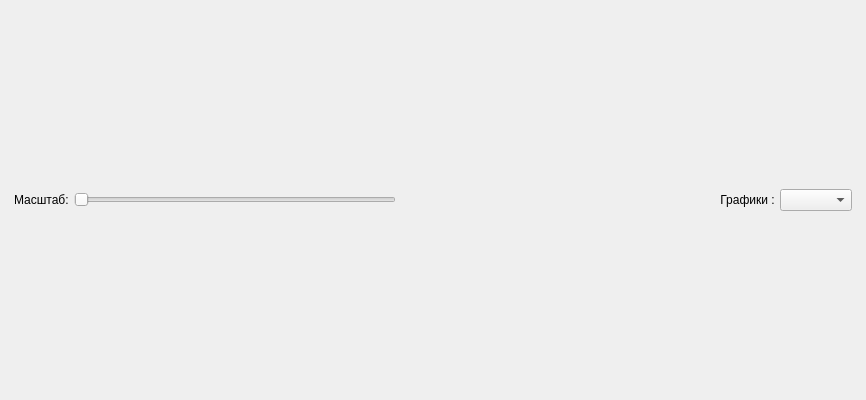
<?xml version="1.0" encoding="UTF-8"?>
<ui version="4.0">
 <class>Dialog_charts</class>
 <widget class="QDialog" name="Dialog_charts">
  <property name="geometry">
   <rect>
    <x>0</x>
    <y>0</y>
    <width>866</width>
    <height>400</height>
   </rect>
  </property>
  <property name="windowTitle">
   <string>Графики погоды</string>
  </property>
  <property name="styleSheet">
   <string notr="true">font: italic 12pt &quot;Sans Serif&quot;;</string>
  </property>
  <layout class="QVBoxLayout" name="verticalLayout_2">
   <item>
    <layout class="QVBoxLayout" name="verticalLayout" stretch="0">
     <property name="spacing">
      <number>2</number>
     </property>
     <item>
      <layout class="QHBoxLayout" name="horizontalLayout" stretch="0,1,1,0,0">
       <property name="leftMargin">
        <number>3</number>
       </property>
       <property name="topMargin">
        <number>3</number>
       </property>
       <property name="rightMargin">
        <number>3</number>
       </property>
       <property name="bottomMargin">
        <number>3</number>
       </property>
       <item>
        <widget class="QLabel" name="label_2">
         <property name="text">
          <string>Масштаб: </string>
         </property>
        </widget>
       </item>
       <item>
        <widget class="QSlider" name="horizontalSlider">
         <property name="orientation">
          <enum>Qt::Horizontal</enum>
         </property>
        </widget>
       </item>
       <item>
        <spacer name="horizontalSpacer">
         <property name="orientation">
          <enum>Qt::Horizontal</enum>
         </property>
         <property name="sizeHint" stdset="0">
          <size>
           <width>40</width>
           <height>20</height>
          </size>
         </property>
        </spacer>
       </item>
       <item>
        <widget class="QLabel" name="label">
         <property name="text">
          <string>Графики : </string>
         </property>
         <property name="alignment">
          <set>Qt::AlignRight|Qt::AlignTrailing|Qt::AlignVCenter</set>
         </property>
        </widget>
       </item>
       <item>
        <widget class="QComboBox" name="comboBox_week"/>
       </item>
      </layout>
     </item>
    </layout>
   </item>
  </layout>
 </widget>
 <resources/>
 <connections/>
</ui>
